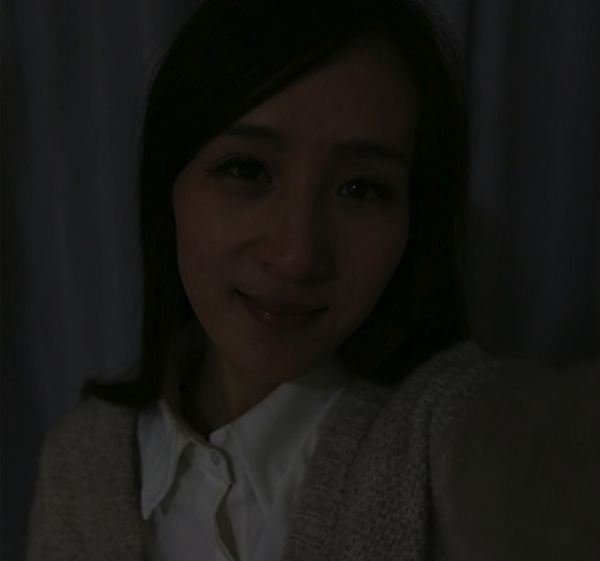
#> input picture Input B/IUNI-U2-camera-thuong-1-201431973218.jpeg, 600 x 561 px; its folder holds only this picture in this run
$ python Implement.py
#> lines starting #> are read from the running program, lines starting #| are printed output that depends on the picture; long printed decimals are rounded
import glob
import os

import cv2 as cv
import numpy as np
from numpy import diff

ipathA = "/Users/admin/Documents/GitHub/IlluminationNormalization/Input A"
ipathB = "/Users/admin/Documents/GitHub/IlluminationNormalization/Input B"

opath_HE1 = "/Users/admin/Documents/GitHub/IlluminationNormalization/HE1"
opath_HE2 = "/Users/admin/Documents/GitHub/IlluminationNormalization/HE2"
opath_ADC = "/Users/admin/Documents/GitHub/IlluminationNormalization/ADC"
opath_PLCE = "/Users/admin/Documents/GitHub/IlluminationNormalization/PLCE"

dx = 0.01
innitgamma = 0.5
anchorbeta = 3.75
tracking_list_beta = list(np.arange(1, anchorbeta + 0.1, dx))


# region FUNCTION
# [34 lines left out: functions rescale, histogram, histogram_equalize, contrastLimitedAdaptiveHistogramEqualization, not called in this run]


def naive_gamma_correction(matrix, gamma):
    return np.power(matrix / 255.0, gamma)


# [24 lines left out: functions gammaCorrection, adaptiveGammaCorrection, not called in this run]


def sumofCrossCorellation(image0):
    # histogram of original image:
    hist_I = cv.calcHist([image0], [0], None, [256], [0, 256])
    hist_I = np.array(hist_I, dtype=int)
    hist_I = np.reshape(hist_I, (1, 256))

    # hist --value of uniform histogram:
    [s1, s2] = np.shape(image0)
    hist_U_val = s1 * s2 / 256

    # Hist0 [cong thuc 2]
    Lamda = 1000
    hist_O = 1 / (1 + Lamda) * hist_I + Lamda / (1 + Lamda) * hist_U_val
    hist_O = np.array(hist_O, dtype=int)
    hist_O = np.reshape(hist_O, (1, 256))

    # powlog:
    Alpha = 1.1
    list_beta =  list(np.arange(1, anchorbeta + 0.1, dx))

    Corr_values = []
    for beta in list_beta:
        histI_dot1 = np.power(np.log(hist_I + Alpha), beta)  # congthuc 1
        A0 = np.corrcoef(hist_O, hist_I)
        A1 = np.corrcoef(hist_O, histI_dot1)
        Corr_values.append(A0[0, 1] + A1[0, 1])

    Corr_values = np.array(Corr_values)
    return Corr_values


def powTheLogContrastEnhancement(image, alpha, beta):
    lookUpTable = np.empty((1, 256), np.uint8)

    for index in range(256):
        if not (alpha > 1):
            print('invalid alpha')
            break
        lookUpTable[0, index] = np.clip(pow(np.log(index + alpha), beta), 0, 255)  # congthuc 1

    result = cv.LUT(image, lookUpTable)
    return result


# endregion
charsA = 'A/'
charsB = 'B/'

chareA = '_'
chareB = '.jpeg'

path = ipathB
chars = charsB
chare = chareB

# [43 lines of commented-out code are left out]

for each in glob.iglob(path + '/*.jpeg'):
    imstring = each
    imname = imstring[imstring.find(chars) + 2: imstring.find(chare)]
    print(imname)

    image = cv.imread(each)
#> image is the input picture: shape (561, 600, 3); mean B, G, R 20.4, 23.2, 23.8
    image0 = cv.cvtColor(image, cv.COLOR_RGB2YCrCb)
#> image0: shape (561, 600, 3); mean of channels 0, 1, 2 22.3, 126.6, 128.8
    y_channel, cr_channel, cb_channel = cv.split(image0)
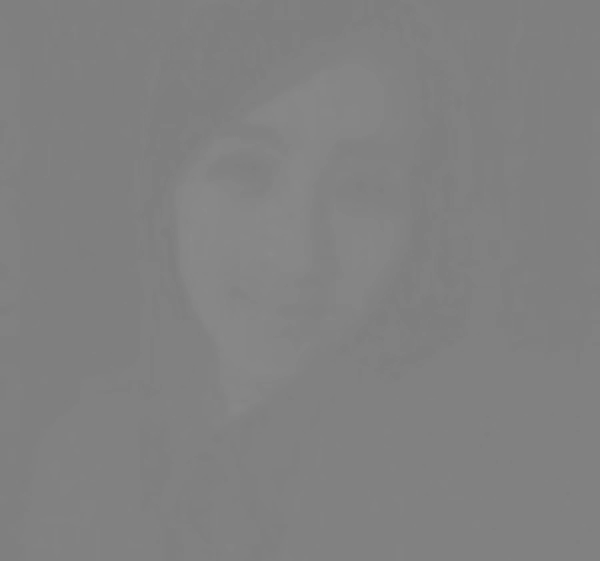
#> cb_channel: shape (561, 600); min 125, max 138, mean 128.8

    dy = sumofCrossCorellation(y_channel)
#> in sumofCrossCorellation, `hist_I = cv.calcHist([image0], [0], None, [256], [0, 256])`: hist_I = 256 values, max 18900 at index 22, min 0 at index 73, mean 1314.8
#> the loop in sumofCrossCorellation, `for beta in list_beta:` made 285 passes
#> A1 on passes 1 to 3: [[1, 0.75], [0.75, 1]], [[1, 0.751], [0.751, 1]], [[1, 0.753], [0.753, 1]]
#> after the loop in sumofCrossCorellation, `for beta in list_beta:`: Corr_values = 285 values from 1.75 to 1.94
#> dy = 285 values from 1.75 to 1.94

    index_y = np.argmax(dy)
#> index_y = 284
    last_beta = tracking_list_beta[index_y]
#> last_beta = 3.84

    y_channel = powTheLogContrastEnhancement(y_channel, 3.75, last_beta)
#> in powTheLogContrastEnhancement, `result = cv.LUT(image, lookUpTable)`:
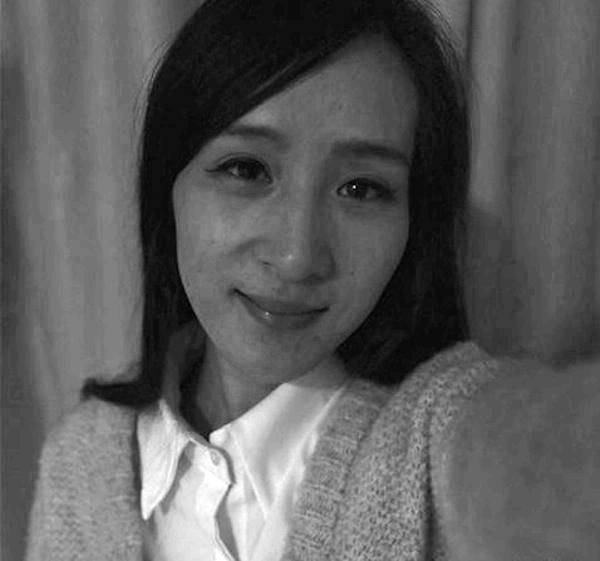
#> result: shape (561, 600); min 2, max 255, mean 91.9
    print(last_beta)
#| 3.840

    image1 = cv.merge([y_channel, cr_channel, cb_channel])
#> image1: shape (561, 600, 3); mean of channels 0, 1, 2 91.9, 126.6, 128.8
    image1 = cv.cvtColor(image1, cv.COLOR_YCrCb2RGB)
    cv.imwrite(os.path.join(opath_PLCE, imname + '_PLCE.png'), image1)

# [26 lines of commented-out code are left out]

$ run again, on Input B/iPhone11Pro_IMG_0324_575px.jpeg
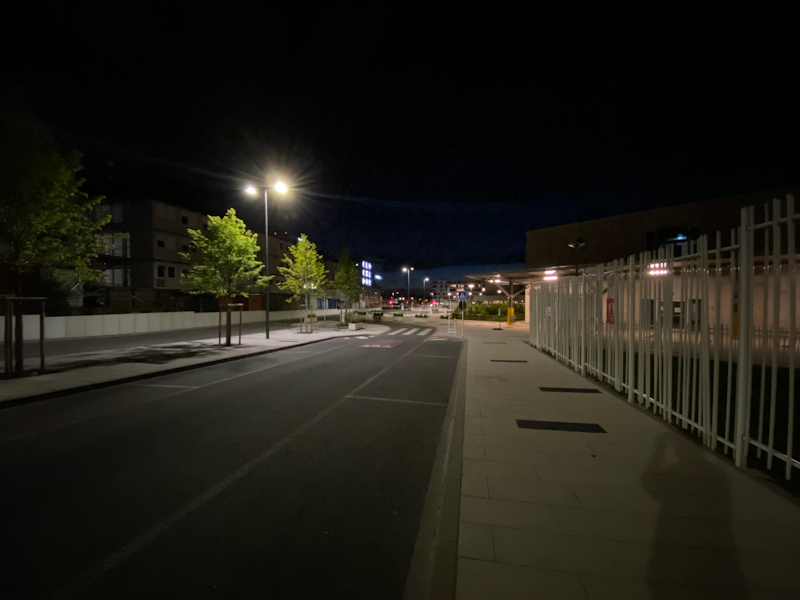
#> input picture Input B/iPhone11Pro_IMG_0324_575px.jpeg, 800 x 600 px
#> image is the input picture: shape (600, 800, 3); mean B, G, R 21.8, 29.5, 31.2
#> image0: shape (600, 800, 3); mean of channels 0, 1, 2 27.3, 124.1, 130.1
#> `y_channel, cr_channel, cb_channel = cv.split(image0)`:
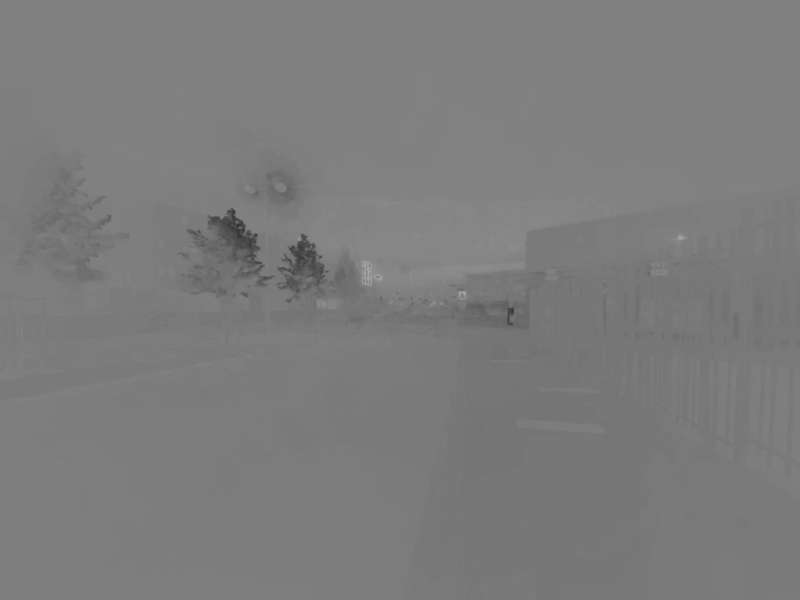
#> cr_channel: shape (600, 800); min 30, max 169, mean 124.1
#> hist_I = 256 values, max 63640 at index 1, min 2 at index 229, mean 1875
#> the loop in sumofCrossCorellation, `for beta in list_beta:` made 285 passes
#> A1 on passes 1 to 3: [[1, 0.504], [0.504, 1]], [[1, 0.505], [0.505, 1]], [[1, 0.506], [0.506, 1]]
#> after the loop in sumofCrossCorellation, `for beta in list_beta:`: Corr_values = 285 values from 1.5 to 1.77
#> index_y = 284
#> last_beta = 3.84
#| 3.840
#> `image1 = cv.cvtColor(image1, cv.COLOR_YCrCb2RGB)`:
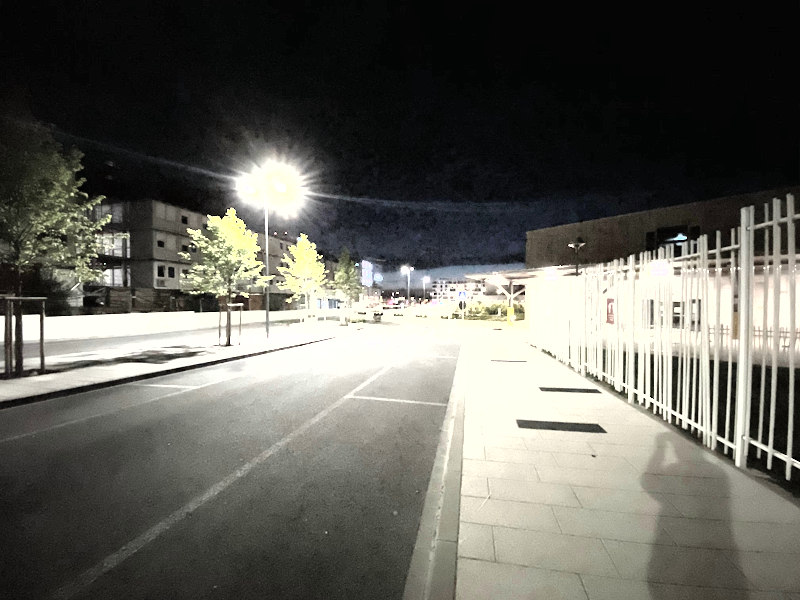
#> image1: shape (600, 800, 3); mean B, G, R 91.6, 98.6, 99.3

$ run again, on Input B/iPhone11Pro_IMG_0326_575px.jpeg
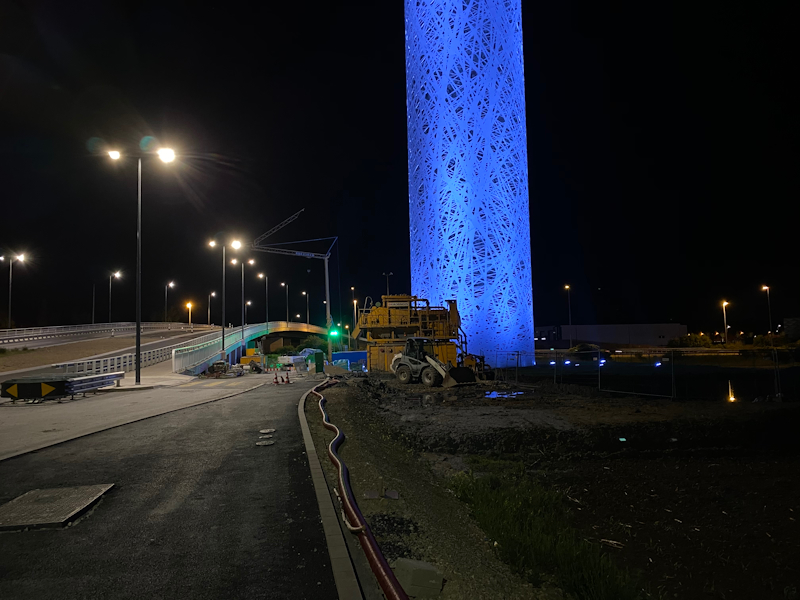
#> input picture Input B/iPhone11Pro_IMG_0326_575px.jpeg, 800 x 600 px
#> image is the input picture: shape (600, 800, 3); mean B, G, R 39.6, 31.4, 28
#> image0: shape (600, 800, 3); mean of channels 0, 1, 2 33.4, 132.4, 124.9
#> `y_channel, cr_channel, cb_channel = cv.split(image0)`:
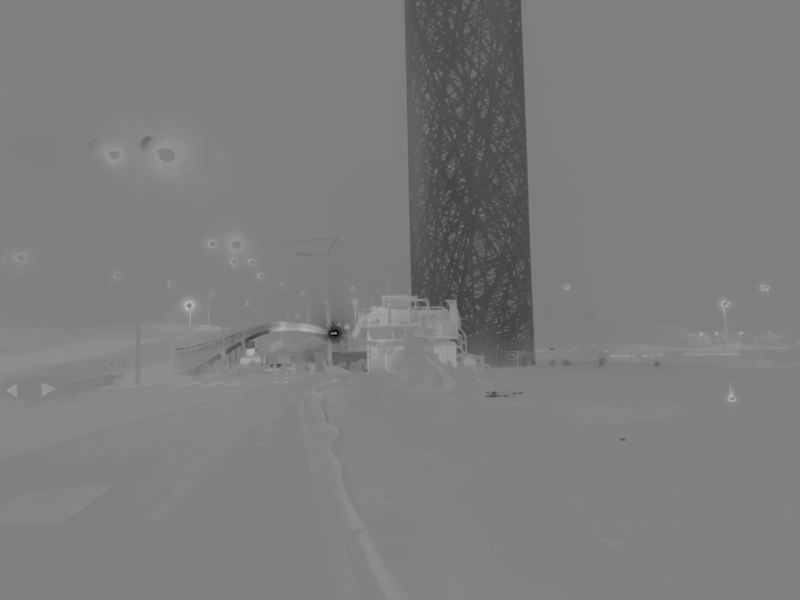
#> cb_channel: shape (600, 800); min 2, max 188, mean 124.9
#> hist_I = 256 values, max 39767 at index 2, min 2 at index 217, mean 1875
#> the loop in sumofCrossCorellation, `for beta in list_beta:` made 285 passes
#> A1 on passes 1 to 3: [[1, 0.527], [0.527, 1]], [[1, 0.529], [0.529, 1]], [[1, 0.53], [0.53, 1]]
#> after the loop in sumofCrossCorellation, `for beta in list_beta:`: Corr_values = 285 values from 1.52 to 1.86
#> index_y = 284
#> last_beta = 3.84
#| 3.840
#> `image1 = cv.cvtColor(image1, cv.COLOR_YCrCb2RGB)`:
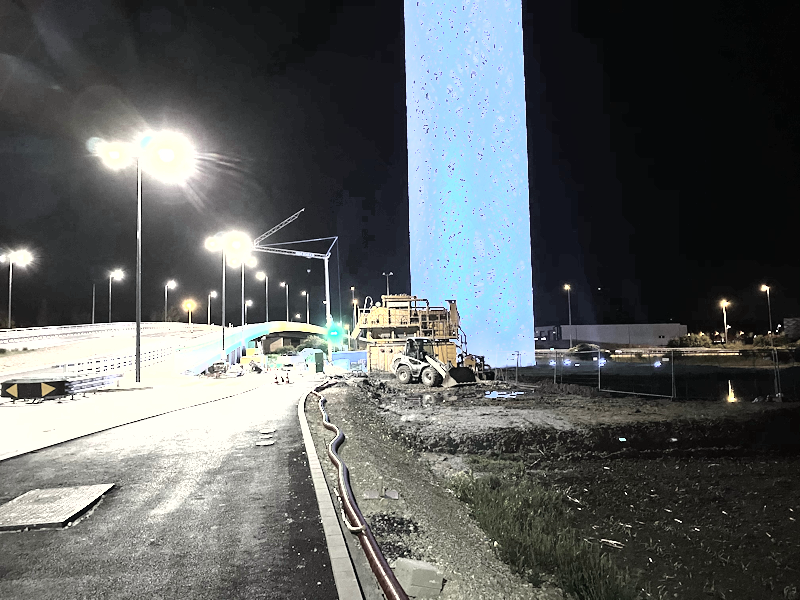
#> image1: shape (600, 800, 3); mean B, G, R 97.3, 96.8, 92.6

$ run again, on Input B/iPhone11Pro_IMG_0333_575px.jpeg
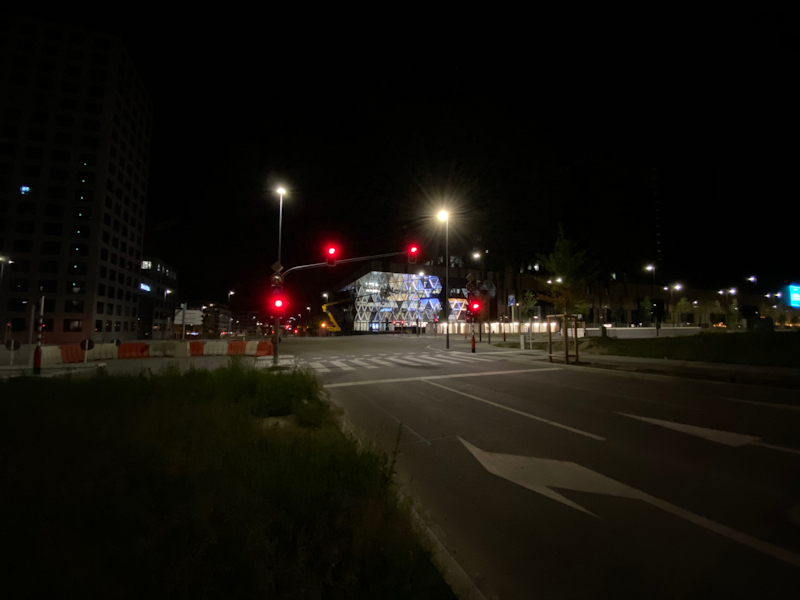
#> input picture Input B/iPhone11Pro_IMG_0333_575px.jpeg, 800 x 600 px
#> image is the input picture: shape (600, 800, 3); mean B, G, R 10.7, 16.6, 19.6
#> image0: shape (600, 800, 3); mean of channels 0, 1, 2 15.2, 124.8, 130.6
#> `y_channel, cr_channel, cb_channel = cv.split(image0)`:
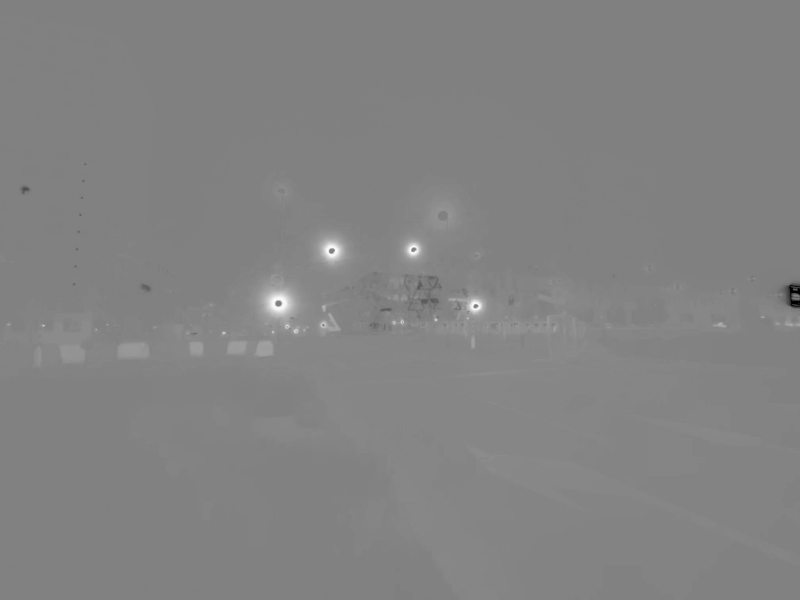
#> cb_channel: shape (600, 800); min 1, max 250, mean 130.6
#> hist_I = 256 values, max 143940 at index 1, min 10 at index 247, mean 1875
#> the loop in sumofCrossCorellation, `for beta in list_beta:` made 285 passes
#> A1 on passes 1 to 3: [[1, 0.444], [0.444, 1]], [[1, 0.445], [0.445, 1]], [[1, 0.446], [0.446, 1]]
#> after the loop in sumofCrossCorellation, `for beta in list_beta:`: Corr_values = 285 values from 1.44 to 1.73
#> index_y = 284
#> last_beta = 3.84
#| 3.840
#> `image1 = cv.cvtColor(image1, cv.COLOR_YCrCb2RGB)`:
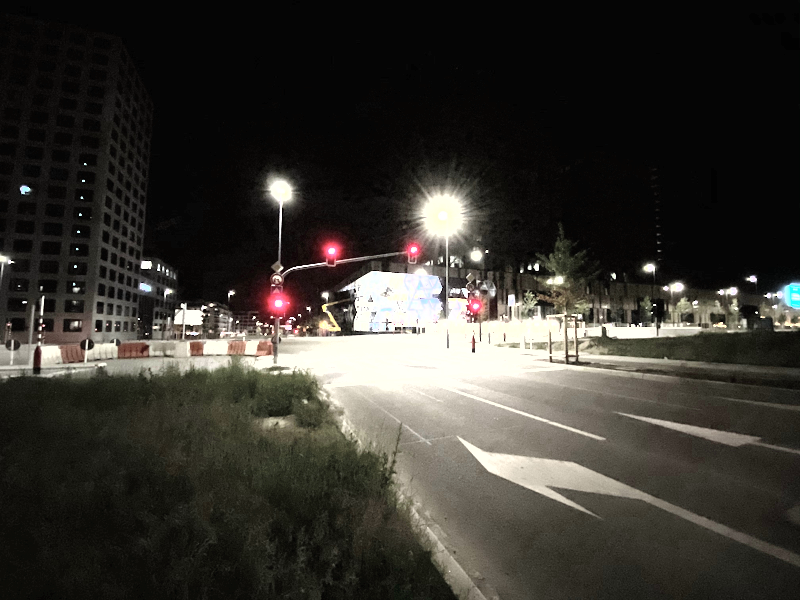
#> image1: shape (600, 800, 3); mean B, G, R 48.1, 53.8, 56.5

$ run again, on Input B/IUNI-U2-camera-thuong-3-201431973247.jpeg
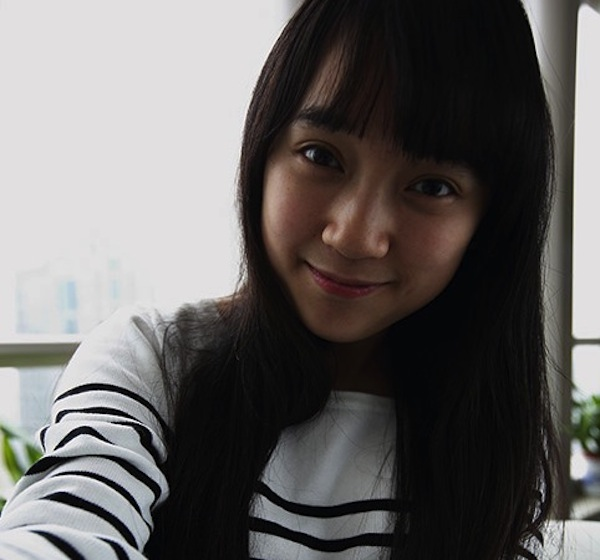
#> input picture Input B/IUNI-U2-camera-thuong-3-201431973247.jpeg, 600 x 560 px
#> image is the input picture: shape (560, 600, 3); mean B, G, R 99.5, 100.6, 103.4
#> image0: shape (560, 600, 3); mean of channels 0, 1, 2 100.7, 127.1, 129.6
#> `y_channel, cr_channel, cb_channel = cv.split(image0)`:
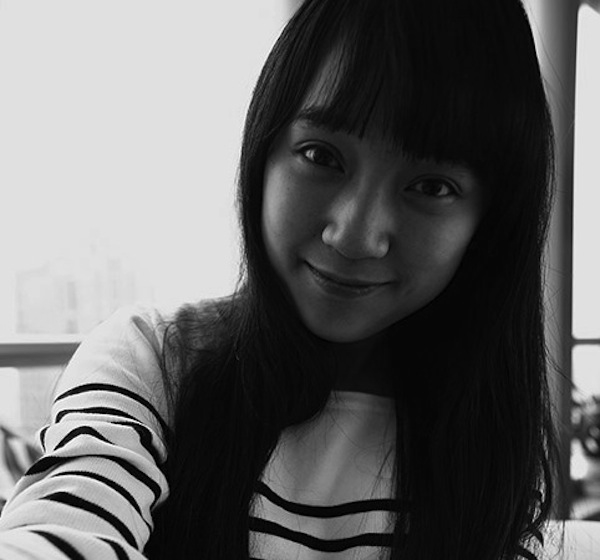
#> y_channel: shape (560, 600); min 0, max 255, mean 100.7
#> hist_I = 256 values, max 73464 at index 224, min 7 at index 253, mean 1312.5
#> the loop in sumofCrossCorellation, `for beta in list_beta:` made 285 passes
#> A1 on passes 1 to 3: [[1, 0.468], [0.468, 1]], [[1, 0.469], [0.469, 1]], [[1, 0.471], [0.471, 1]]
#> after the loop in sumofCrossCorellation, `for beta in list_beta:`: Corr_values = 285 values from 1.47 to 1.79
#> index_y = 284
#> last_beta = 3.84
#| 3.840
#> `image1 = cv.cvtColor(image1, cv.COLOR_YCrCb2RGB)`:
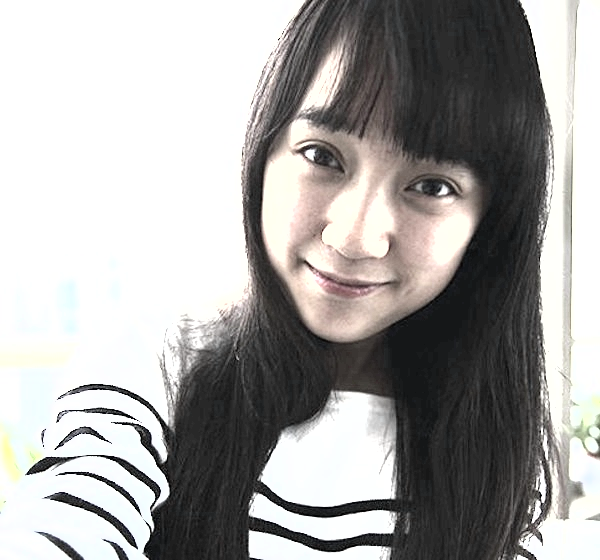
#> image1: shape (560, 600, 3); mean B, G, R 164.1, 165.6, 167.2
